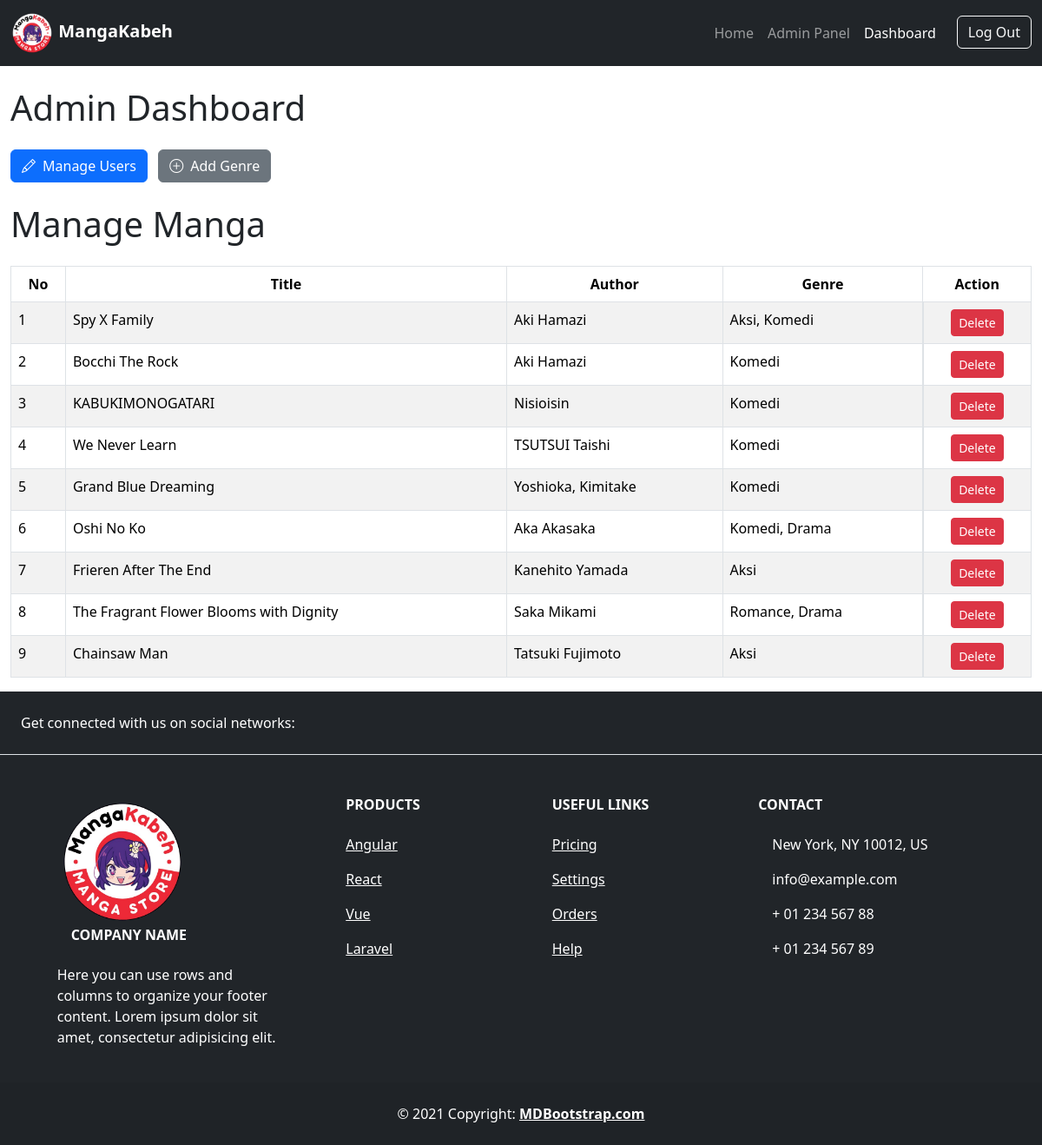
Page /admins/dashboard/ (signed in) on the committed database.
### MangaKabeh/models/manga.py (models this page shows, shortened)
class Manga(models.Model):
    title = models.CharField(max_length=255)
    author = models.CharField(max_length=255)
    description = models.TextField()
    seller = models.ForeignKey(User, on_delete=models.CASCADE)
    image = models.ImageField(upload_to=manga_image_upload_path)
    genre = models.ManyToManyField("Genre")
    class Meta :
        unique_together = ('title', 'seller')

class Genre(models.Model):
    name = models.CharField(max_length=100, unique=True)
    def __str__(self):
        return self.name

### MangaKabeh/views.py (the view)
# urls.py: path('admins/dashboard/', views.dashboard_admin, name='dashboard_admin'),
@user_passes_test(is_superuser)
def dashboard_admin(request):
    mangas = Manga.objects.all()
    return render(request, 'admin/admin_dashboard.html', {'mangas': mangas})

### MangaKabeh/context_processors.py (called while the page is built)
def navbar(request):
    user = request.user
    navbar_user_group = None
    if user.is_authenticated:
        if user.is_superuser:
            navbar_user_group = 'Admin'
        elif user.groups.filter(name = 'Customer').exists():
            navbar_user_group = 'Customer'
        elif user.groups.filter(name = 'Seller').exists():
            navbar_user_group = 'Seller'
    return{
        'navbar_user_group' : navbar_user_group,
        'authenticated' : user.is_authenticated,
    }

### MangaKabeh/views.py (called while the page is built)
def is_superuser(user):
    return user.is_superuser

### MangaKabeh/templates/admin/admin_dashboard.html (shortened to what this page needs)
{% extends 'base.html' %}
{% block content %}
<div class="container-fluid">
    <h1 class="mt-4">Admin Dashboard</h1>
    <div class="my-4">
        <a href="{% url 'manage_accounts' %}" class="btn btn-primary d-inline-flex align-items-center">
            <i class="bi bi-pencil me-2"></i>
            Manage Users
        </a>
        <button type="button" class="btn btn-secondary d-inline-flex align-items-center ms-2" data-bs-toggle="modal" data-bs-target="#addGenreModal">
            <i class="bi bi-plus-circle me-2"></i>
            Add Genre
        </button>
    </div>
    <h1 class="mb-4">Manage Manga</h1>
    <div style="overflow-x: auto;">
        <table class="table table-striped table-bordered" style="width: 100%;">
            <thead>
                <tr>
                    <th class="text-center">No</th>
                    <th class="text-center">Title</th>
                    <th class="text-center">Author</th>
                    <th class="text-center">Genre</th>
                    <th class="text-center">Action</th>
                </tr>
            </thead>
            <tbody>
                {% for manga in mangas %}
                    <tr>
                        <td>{{ forloop.counter }}</td>
                        <td>{{ manga.title }}</td>
                        <td>{{ manga.author }}</td>
                        <td>{{ manga.genre.all|join:", " }}</td>
                        <td class="d-flex justify-content-center">
                            <a href="{% url 'delete_manga' manga.id %}" class="btn btn-danger btn-sm" onclick="return confirm('Are you sure you want to delete this manga?')">Delete</a>
                        </td>
                    </tr>
                {% endfor %}
            </tbody>
        </table>
    </div>
</div>
{% endblock %}

### rows in the picture
Manga: title "Spy X Family", author "Aki Hamazi", genre.all "Aksi, Komedi"
Manga: title "Bocchi The Rock", author "Aki Hamazi", genre.all "Komedi"
Manga: title "KABUKIMONOGATARI", author "Nisioisin", genre.all "Komedi"
Manga: title "We Never Learn", author "TSUTSUI Taishi", genre.all "Komedi"
Manga: title "Grand Blue Dreaming", author "Yoshioka, Kimitake", genre.all "Komedi"
Manga: title "Oshi No Ko", author "Aka Akasaka", genre.all "Komedi, Drama"
Manga: title "Frieren After The End", author "Kanehito Yamada", genre.all "Aksi"
Manga: title "The Fragrant Flower Blooms with Dignity", author "Saka Mikami", genre.all "Romance, Drama"
Manga: title "Chainsaw Man", author "Tatsuki Fujimoto", genre.all "Aksi"
